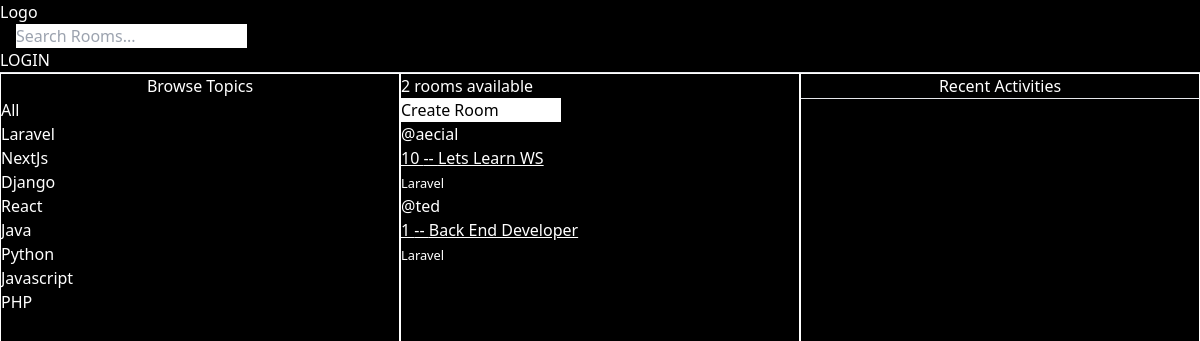
The app's page /?q=Laravel with its own data.
### base/models.py (models this page shows, shortened)
class Topic(models.Model):
    name = models.CharField(max_length=200)
    def __str__(self):
        return self.name

class Room(models.Model):
    host = models.ForeignKey(User, on_delete=models.SET_NULL, null=True)
    topic = models.ForeignKey(Topic, on_delete=models.SET_NULL, null=True)
    name = models.CharField(max_length=200)
    description = models.TextField(null=True, blank=True)
    participants = models.ManyToManyField(User, related_name='participants', blank=True)
    updated = models.DateTimeField(auto_now=True)
    created = models.DateTimeField(auto_now_add=True)
    class Meta:
        ordering = ['-updated', '-created']

### base/views.py (the view)
# urls.py: path('', views.romr, name='home'),
def romr(request):
    q = request.GET.get('q') if request.GET.get('q') != None else ''
    rooms = Room.objects.filter(Q(topic__name__icontains=q) | Q(name__icontains=q) | Q(description__icontains=q))
    room_count = rooms.count()
    topics = Topic.objects.all()
    room_messages = Message.objects.filter(Q(room__topic__name__icontains=q))
    context = {'rooms': rooms, 'topics': topics, 'room_count': room_count, 'room_messages': room_messages}
    return render(request, 'base/home.html', context)

### base/templates/base/home.html (shortened to what this page needs)
{% extends 'main.html'%} {% block content %}
<div class="grid grid-cols-3">
  <div class="h-screen border border-white">
    {% include 'base/topics_component.html'%}
  </div>
  <div class="flex flex-col border border-white">
    <h5>
      {{room_count}} {% if room_count > 1 %} rooms available {%else %} room
      available {% endif %}
    </h5>
    <a class="text-black bg-white w-40" href="{% url 'create-room' %}"
      >Create Room</a
    >
    {% include 'base/feed_component.html'%}
  </div>
  <div class="border border-white">
    {% include 'base/activity_component.html' %}
  </div>
</div>
{% endblock %}

### base/templates/base/topics_component.html
<h3 class="text-center">Browse Topics</h3>
<div>
  <div>
    <a href="{% url 'home' %}">All</a>
  </div>
  {% for topic in topics%}
  <div>
    <a href="{% url 'home' %}?q={{topic.name}}">{{topic}}</a>
  </div>
  {% endfor %}
</div>

### base/templates/base/feed_component.html (shortened to what this page needs)
<div>
  {% if rooms%} {% for room in rooms %}
  <div>
    <a href="{%url 'profile' room.host.id%}">@{{room.host.username}}</a>
    <a href="{% url 'room' room.id %}" class="underline">
      <h3>{{room.id}} -- {{room.name}}</h3>
    </a>
    <small>{{room.topic.name}}</small>
  </div>
  {% endfor %} {%endif%}
</div>

### static/main.css (style rules this page uses)
body { background-color: red; }

### records on screen
Topic: name "Laravel"
Topic: name "NextJs"
Topic: name "Django"
Topic: name "React"
Topic: name "Java"
Topic: name "Python"
Topic: name "Javascript"
Topic: name "PHP"
Room: host.username "aecial", id "10", name "Lets Learn WS", topic.name "Laravel"
Room: host.username "ted", id "1", name "Back End Developer", topic.name "Laravel"

### other values on screen
{{ room_count }} "2"
